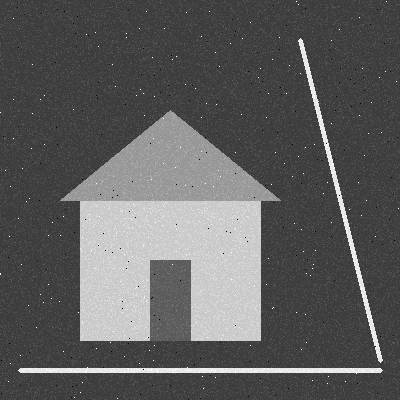
//> input picture Hafta 6/goruntuler/cizgiler.png, 400 x 400 px
$ ./main   (built with g++ and OpenCV 4)
//> lines starting //> are read from the running program, lines starting //| are printed output that depends on the picture; after the words box and inside, x2 and y2 are one past the last pixel; in counts of white or black regions, pixels touching at a corner belong together
// Hafta 6 - Görev 1: Canny + medyan filtre + OpenCV Hough doğru bulma
//   1) Canny ile kenarları bul
//   2) Kenar resmini medyan filtreden geçir (tek tük gürültü kenarlarını sil)
//   3) İki farklı OpenCV Hough fonksiyonu ile doğruları bul:
//        a) cv::HoughLines  : standart Hough, sonsuz doğru verir (rho, theta)
//        b) cv::HoughLinesP : olasılıksal Hough, doğru PARÇASI verir (x1,y1,x2,y2)
//   4) Doğruları orijinal resim üzerine farklı renklerle çiz
//
// Not: Canny kenarları 1 piksel kalınlığındadır. 3x3 medyan filtrede bir kenar
// pikselinin penceresindeki 9 pikselin sadece ~3'ü kenar olduğu için medyan 0
// çıkar ve kenarların çoğu silinir. Bu yüzden medyandan önce kenarları 3x3
// genişletiyoruz (dilate): çizgiler 3 piksel kalınlaşır ve medyandan sağ çıkar,
// tek başına duran gürültü noktaları ise yine silinir.

#include <opencv2/opencv.hpp>
#include <cmath>
#include <iostream>

int main() {
    cv::Mat img = cv::imread("../goruntuler/cizgiler.png", cv::IMREAD_GRAYSCALE);
//> img is the input picture: 400 rows x 400 cols, CV_8UC1; min 0, max 255, mean 94
    if (img.empty()) {
        std::cout << "Goruntu okunamadi!" << std::endl;
        return 1;
    }

    // ================= 1) CANNY =================
    cv::Mat yumusak, kenar;
    cv::GaussianBlur(img, yumusak, cv::Size(5, 5), 1.5);   // gürültüyü biraz azalt
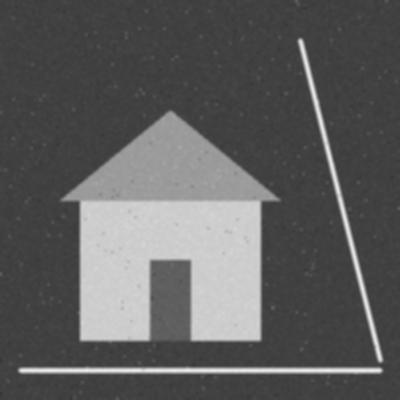
//> yumusak: 400 rows x 400 cols, CV_8UC1; min 53, max 239, mean 94
    cv::Canny(yumusak, kenar, 50, 150);
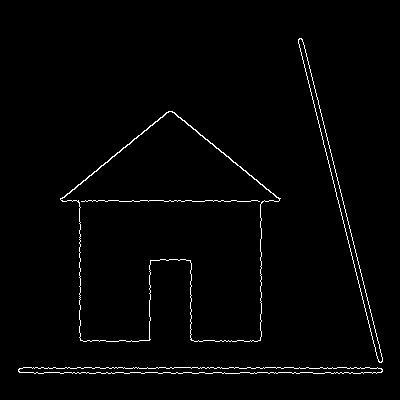
//> kenar: 400 rows x 400 cols, CV_8UC1; 1.6% white in thin lines or dots, all inside (x1, y1, x2, y2) = (18, 38, 383, 374)

    // ================= 2) MEDYAN FİLTRE =================
    cv::Mat sadeceMedyan;                                  // karşılaştırma için: direkt medyan
    cv::medianBlur(kenar, sadeceMedyan, 3);
//> sadeceMedyan: 400 rows x 400 cols, CV_8UC1; 0.21% white in thin lines or dots, all inside (x1, y1, x2, y2) = (18, 38, 383, 372)

    cv::Mat kalin, temizKenar;
    cv::dilate(kenar, kalin, cv::Mat());                   // kenarları 3 piksel kalınlaştır
//> kalin: 400 rows x 400 cols, CV_8UC1; 5.5% white; 3 white regions, box (x1, y1, x2, y2) and area: (59, 110, 282, 343) 4017, (17, 366, 384, 375) 2511, (297, 37, 384, 364) 2286
    cv::medianBlur(kalin, temizKenar, 3);                  // gürültüyü temizle
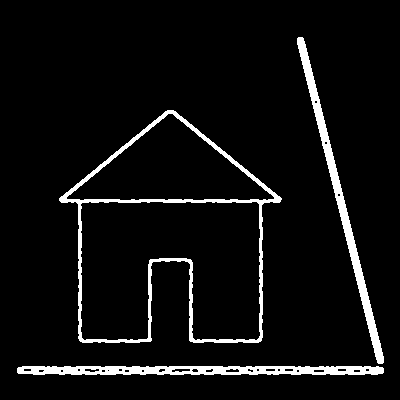
//> temizKenar: 400 rows x 400 cols, CV_8UC1; 5.9% white; 3 white regions, box (x1, y1, x2, y2) and area: (59, 110, 282, 343) 4046, (17, 366, 384, 375) 2745, (297, 37, 384, 364) 2674

    std::cout << "Canny kenar pikseli          : " << cv::countNonZero(kenar) << std::endl;
//| Canny kenar pikseli          : 2622
    std::cout << "Direkt medyan sonrasi        : " << cv::countNonZero(sadeceMedyan)
              << "  (kenarlarin cogu silindi)" << std::endl;
//| Direkt medyan sonrasi        : 328  (kenarlarin cogu silindi)
    std::cout << "Kalinlastirma + medyan sonrasi: " << cv::countNonZero(temizKenar) << std::endl;
//| Kalinlastirma + medyan sonrasi: 9465

    // ================= 3a) STANDART HOUGH (cv::HoughLines) =================
    // rho çözünürlüğü 1 piksel, theta çözünürlüğü 1 derece, en az 120 oy
    std::vector<cv::Vec2f> hepsi;
    cv::HoughLines(temizKenar, hepsi, 1, CV_PI / 180, 120);
//> hepsi = 44 lines (rho, theta), first 12: [368, 1.57], [372, 1.57], [-287, 2.91], [-280, 2.9], [-283, 2.9], [-277, 2.88], [366, 1.59], [-291, 2.93], [-272, 2.86], [200, 1.57], [361, 1.61], [377, 1.54]

    // Kalın kenar aynı doğru için birbirine çok yakın birçok (rho, theta) verir.
    // HoughLines sonuçları oy sayısına göre sıralı döner; daha önce seçilmiş bir
    // doğruya çok yakın olanları (rho farkı < 10 piksel, açı farkı < 5 derece) atla.
    std::vector<cv::Vec2f> dogrular;
    for (size_t i = 0; i < hepsi.size(); i++) {
        bool yakin = false;
        for (size_t j = 0; j < dogrular.size(); j++) {
            if (std::abs(hepsi[i][0] - dogrular[j][0]) < 10 &&
                std::abs(hepsi[i][1] - dogrular[j][1]) < 5 * CV_PI / 180) {
                yakin = true;
            }
        }
        if (!yakin) dogrular.push_back(hepsi[i]);
    }
//> this loop made 44 passes

    cv::Mat sonuc1;
    cv::cvtColor(img, sonuc1, cv::COLOR_GRAY2BGR);
    for (size_t i = 0; i < dogrular.size(); i++) {
        float rho = dogrular[i][0], theta = dogrular[i][1];
        // Doğru üzerindeki en yakın nokta (x0, y0), oradan iki yöne uzağa git
        double a = std::cos(theta), b = std::sin(theta);
        double x0 = a * rho, y0 = b * rho;
        cv::Point p1(cvRound(x0 - 1000 * b), cvRound(y0 + 1000 * a));
        cv::Point p2(cvRound(x0 + 1000 * b), cvRound(y0 - 1000 * a));
        cv::line(sonuc1, p1, p2, cv::Scalar(0, 0, 255), 1);          // KIRMIZI
    }
//> this loop made 16 passes
//> (rho, theta, a, b, x0, y0, p1, p2) on passes 1 to 8: (368, 1.57, -4.37e-08, 1, -1.61e-05, 368, Point(-1000, 368), Point(1000, 368)), (-287, 2.91, -0.974, 0.225, 279.6, -64.56, Point(55, -1039), Point(505, 910)), (-277, 2.88, -0.966, 0.259, 267.6, -71.69, Point(9, -1038), Point(526, 894)), (200, 1.57, -4.37e-08, 1, -8.74e-06, 200, Point(-1000, 200), Point(1000, 200)), (380, 1.54, 0.0349, 0.999, 13.26, 379.8, Point(-986, 415), Point(1013, 345)), (-299, 2.95, -0.982, 0.191, 293.5, -57.05, Point(103, -1039), Point(484, 925)), (-17, 2.23, -0.616, 0.788, 10.47, -13.4, Point(-778, -629), Point(798, 602)), (-263, 2.84, -0.956, 0.292, 251.5, -76.89, Point(-41, -1033), Point(544, 879))
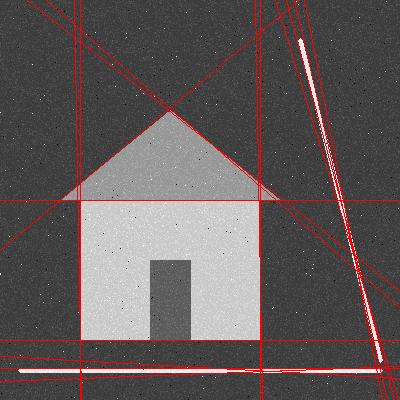
//> sonuc1: 400 rows x 400 cols, CV_8UC3; 3.67% of pixels changed, all inside (x1, y1, x2, y2) = (0, 0, 400, 400)
    std::cout << "\nHoughLines  : " << hepsi.size() << " dogru bulundu, yakinlar elenince "
              << dogrular.size() << " kaldi" << std::endl;
//| HoughLines  : 44 dogru bulundu, yakinlar elenince 16 kaldi

    // ================= 3b) OLASILIKSAL HOUGH (cv::HoughLinesP) =================
    // en az 60 oy, en az 50 piksel uzunluk, aradaki 10 piksellik boşluklar birleştirilir
    std::vector<cv::Vec4i> parcalar;
    cv::HoughLinesP(temizKenar, parcalar, 1, CV_PI / 180, 60, 50, 10);
//> parcalar = 49 lines (x1, y1, x2, y2), first 8: [300, 37, 383, 370], [17, 372, 383, 372], [303, 38, 383, 361], [18, 373, 382, 373], [18, 367, 382, 367], [17, 368, 382, 368], [297, 38, 380, 371], [299, 37, 383, 371]

    cv::Mat sonuc2;
    cv::cvtColor(img, sonuc2, cv::COLOR_GRAY2BGR);
    for (size_t i = 0; i < parcalar.size(); i++) {
        cv::Vec4i p = parcalar[i];
        cv::line(sonuc2, cv::Point(p[0], p[1]), cv::Point(p[2], p[3]), cv::Scalar(0, 255, 0), 2);  // YEŞİL
    }
//> this loop made 49 passes
//> p on passes 1 to 12: [300, 37, 383, 370], [17, 372, 383, 372], [303, 38, 383, 361], [18, 373, 382, 373], [18, 367, 382, 367], [17, 368, 382, 368], [297, 38, 380, 371], [299, 37, 383, 371], [22, 366, 378, 366], [190, 369, 381, 369], [297, 40, 379, 371], [59, 200, 280, 200]
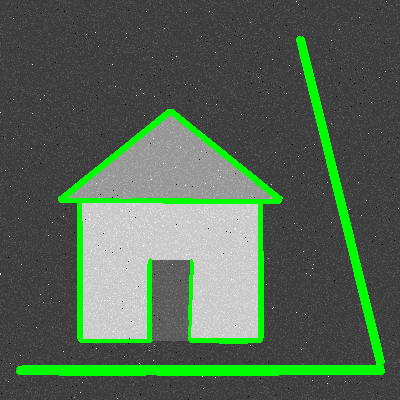
//> sonuc2: 400 rows x 400 cols, CV_8UC3; 8% of pixels changed, all inside (x1, y1, x2, y2) = (16, 36, 385, 376)
    std::cout << "HoughLinesP : " << parcalar.size() << " dogru parcasi bulundu" << std::endl;
//| HoughLinesP : 49 dogru parcasi bulundu

    // ================= KAYDET =================
    cv::Mat kenarRenkli, ikili, yanYana;
    cv::cvtColor(temizKenar, kenarRenkli, cv::COLOR_GRAY2BGR);
    cv::hconcat(kenarRenkli, sonuc1, ikili);
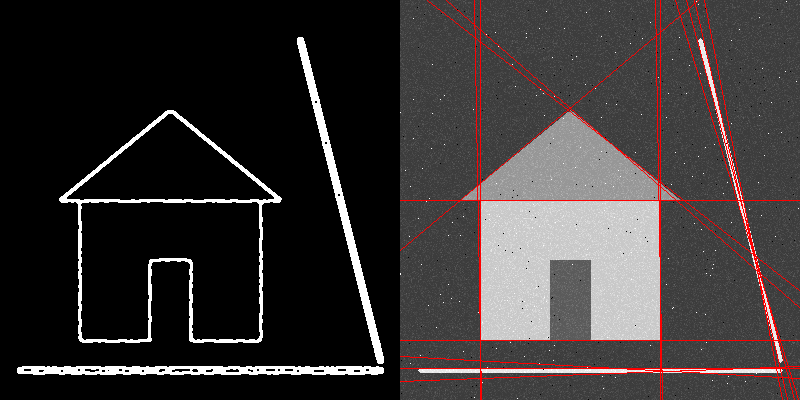
//> ikili: 400 rows x 800 cols, CV_8UC3; mean B, G, R 52.4, 52.4, 57.1
    cv::hconcat(ikili, sonuc2, yanYana);
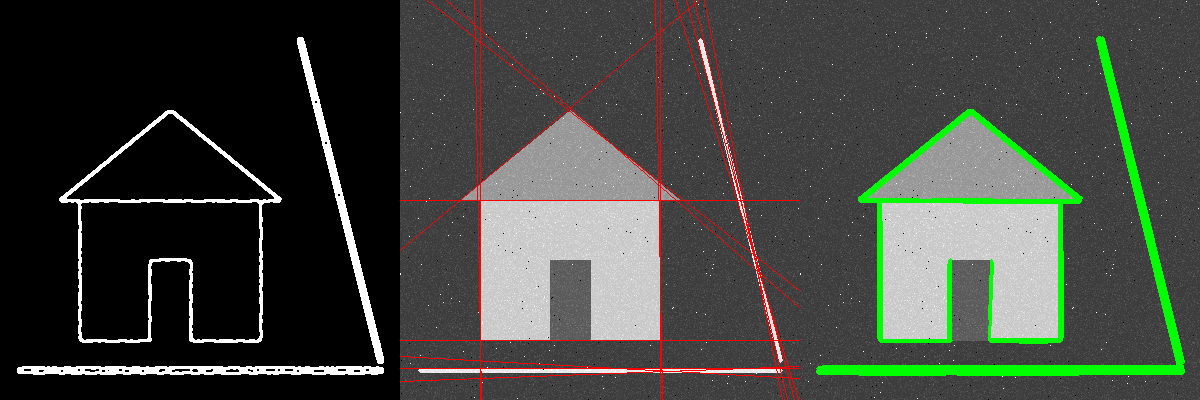
//> yanYana: 400 rows x 1200 cols, CV_8UC3; mean B, G, R 62.5, 69.3, 65.6
    cv::imwrite("kenar_canny.png", kenar);
    cv::imwrite("kenar_medyan.png", temizKenar);
    cv::imwrite("houghlines.png", sonuc1);
    cv::imwrite("houghlinesp.png", sonuc2);
    cv::imwrite("karsilastirma.png", yanYana);
    std::cout << "\nKaydedildi: kenar_canny.png, kenar_medyan.png, houghlines.png, houghlinesp.png, karsilastirma.png"
              << std::endl;
    std::cout << "(karsilastirma.png: kenar | HoughLines (kirmizi) | HoughLinesP (yesil))" << std::endl;
    return 0;
}
